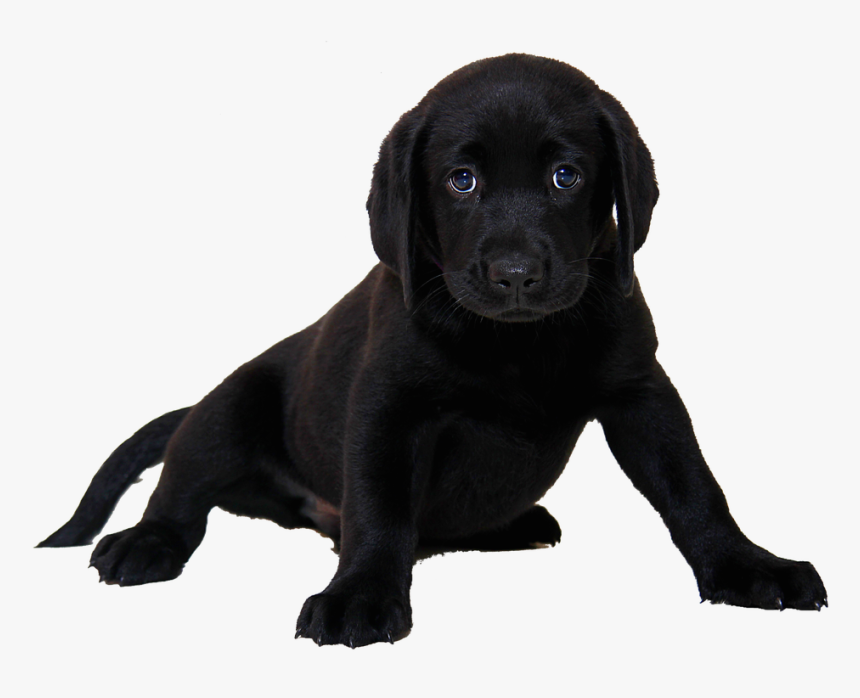
#> input picture black.png, 860 x 698 px
$ jupyter execute CollageHorizontalImgAddition.ipynb
#> lines starting #> are read from the running program, lines starting #| are printed output that depends on the picture
[cell 1]
#TASK 4.3
#Collage
import cv2
img11 = cv2.imread('black.png')
#> img11 is the input picture: shape (698, 860, 3); mean B, G, R 174, 173.7, 174.1
img1 = cv2.resize(img11, (666,444 ))
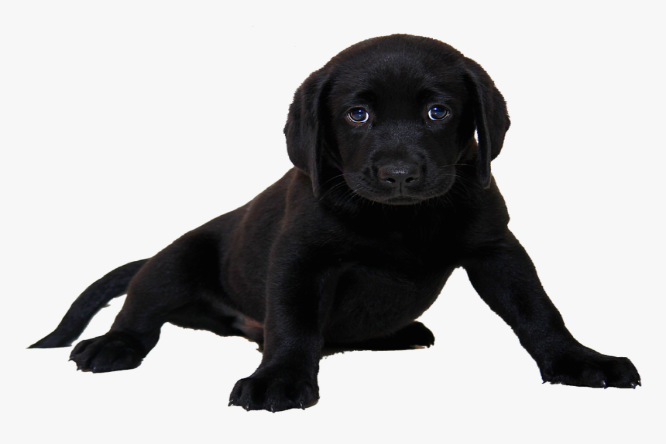
#> img1: shape (444, 666, 3); mean B, G, R 173.9, 173.6, 174
cv2.imshow('Picture1', img1)
cv2.waitKey(0)
cv2.destroyAllWindows()

img2 = cv2.imread('white.jpg')
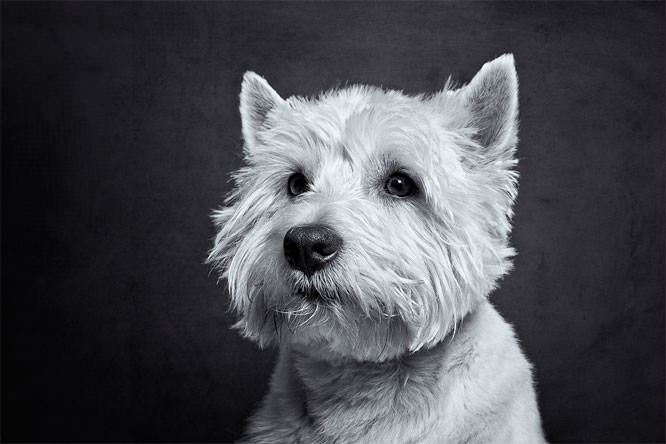
#> input picture white.jpg, 666 x 444 px
#> img2 is the input picture: shape (444, 666, 3); mean B, G, R 79.1, 74.1, 72.9
cv2.imshow('Picture2', img2)
cv2.waitKey(0)
cv2.destroyAllWindows()

collage = cv2.hconcat([img1, img2])
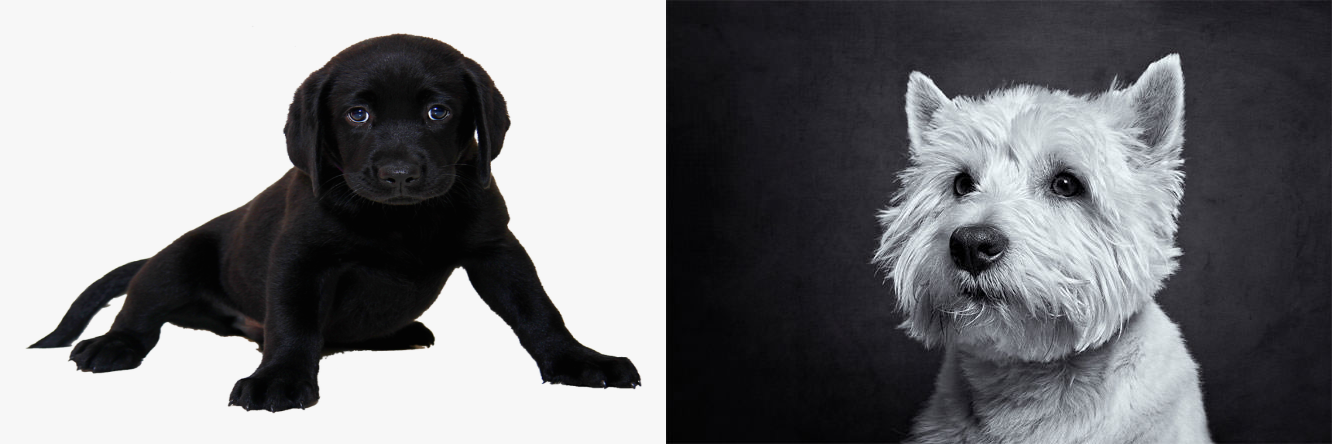
#> collage: shape (444, 1332, 3); mean B, G, R 126.5, 123.9, 123.5

cv2.imshow('', collage)
cv2.waitKey(0)
cv2.destroyAllWindows()
